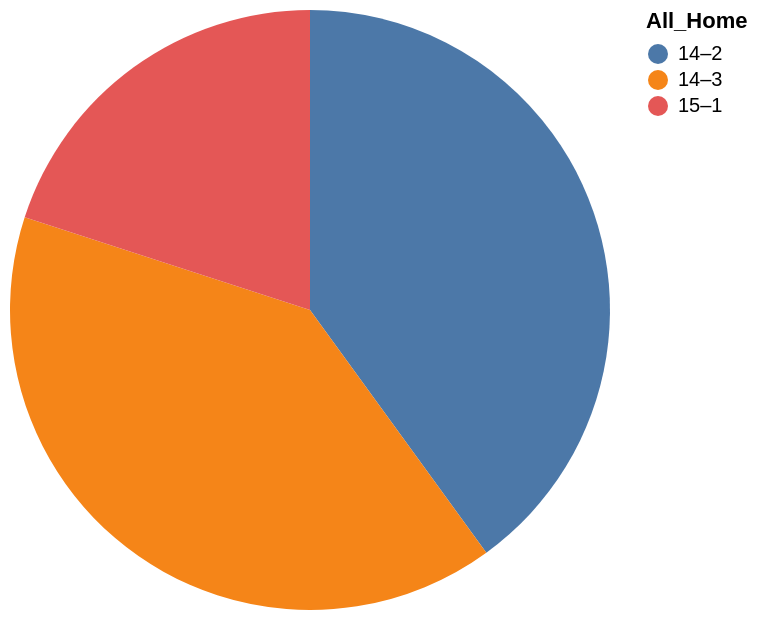

Express this chart as Vega-Lite.
### Vega-Lite specification from a JSON file in a GitHub repository (floating-point values rounded to 4 significant figures)
{"data": {"values": [{"x_data": "14–2", "y_data": 4}, {"x_data": "14–3", "y_data": 4}, {"x_data": "15–1", "y_data": 2}]}, "mark": "arc", "encoding": {"theta": {"field": "y_data", "type": "quantitative", "title": "SUM(Team_ID)"}, "color": {"field": "x_data", "type": "nominal", "title": "All_Home"}}}
